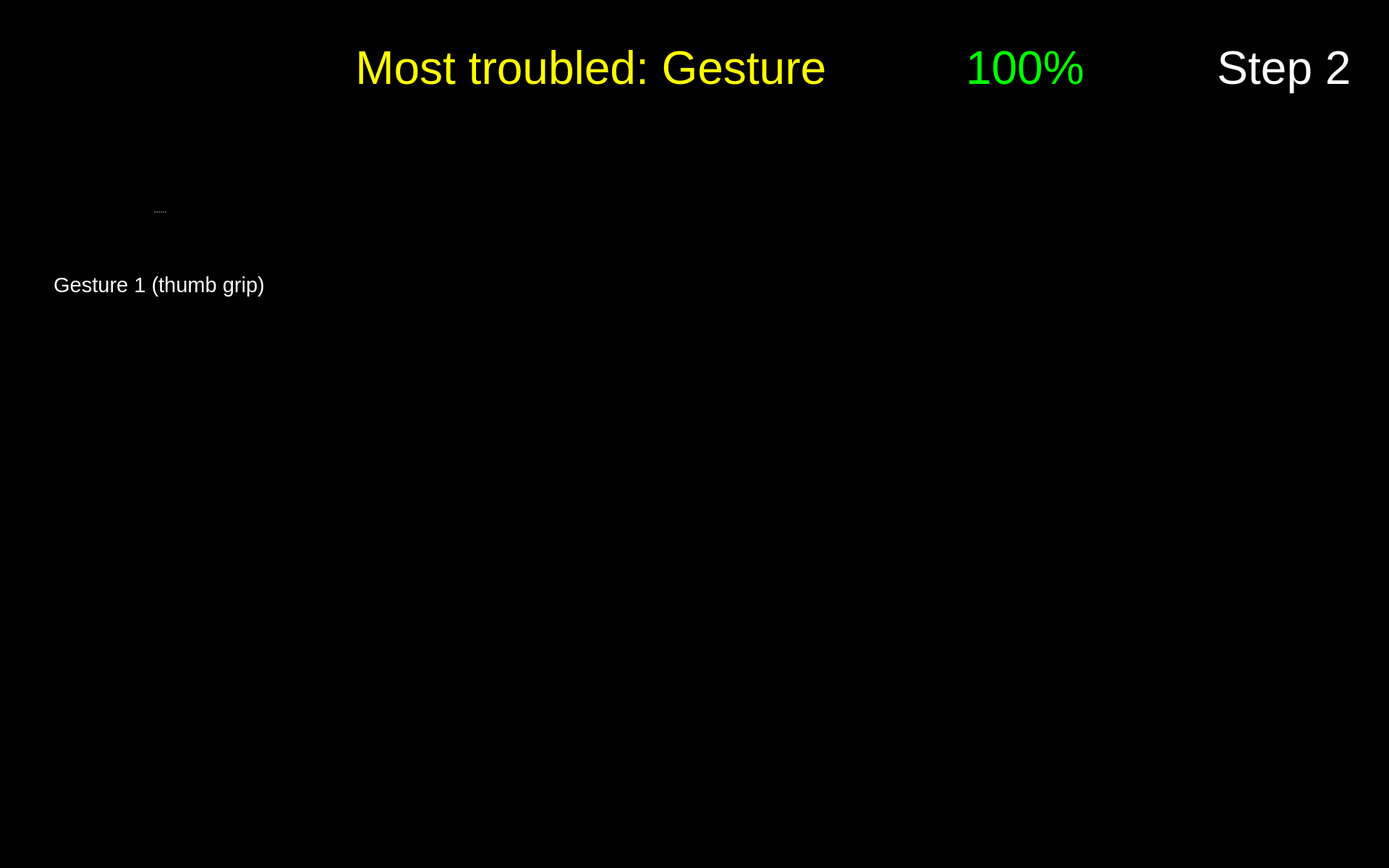
<?xml version="1.0" encoding="UTF-8"?>
<ui version="4.0">
 <class>Form</class>
 <widget class="QWidget" name="Form">
  <property name="geometry">
   <rect>
    <x>0</x>
    <y>0</y>
    <width>1920</width>
    <height>1200</height>
   </rect>
  </property>
  <property name="maximumSize">
   <size>
    <width>1920</width>
    <height>1200</height>
   </size>
  </property>
  <property name="windowTitle">
   <string>Form</string>
  </property>
  <property name="styleSheet">
   <string notr="true">background-color: rgb(0, 0, 0);</string>
  </property>
  <widget class="QPushButton" name="button_nav_left">
   <property name="enabled">
    <bool>true</bool>
   </property>
   <property name="geometry">
    <rect>
     <x>800</x>
     <y>560</y>
     <width>150</width>
     <height>150</height>
    </rect>
   </property>
   <property name="minimumSize">
    <size>
     <width>81</width>
     <height>81</height>
    </size>
   </property>
   <property name="maximumSize">
    <size>
     <width>150</width>
     <height>150</height>
    </size>
   </property>
   <property name="cursor">
    <cursorShape>OpenHandCursor</cursorShape>
   </property>
   <property name="focusPolicy">
    <enum>Qt::WheelFocus</enum>
   </property>
   <property name="contextMenuPolicy">
    <enum>Qt::DefaultContextMenu</enum>
   </property>
   <property name="layoutDirection">
    <enum>Qt::LeftToRight</enum>
   </property>
   <property name="autoFillBackground">
    <bool>false</bool>
   </property>
   <property name="styleSheet">
    <string notr="true"/>
   </property>
   <property name="icon">
    <iconset resource="resources/res.qrc">
     <normaloff>:/buttons/Button Left.svg</normaloff>:/buttons/Button Left.svg</iconset>
   </property>
   <property name="iconSize">
    <size>
     <width>144</width>
     <height>144</height>
    </size>
   </property>
   <property name="autoDefault">
    <bool>false</bool>
   </property>
   <property name="default">
    <bool>false</bool>
   </property>
   <property name="flat">
    <bool>true</bool>
   </property>
  </widget>
  <widget class="QPushButton" name="button_nav_right">
   <property name="enabled">
    <bool>true</bool>
   </property>
   <property name="geometry">
    <rect>
     <x>960</x>
     <y>560</y>
     <width>150</width>
     <height>150</height>
    </rect>
   </property>
   <property name="minimumSize">
    <size>
     <width>81</width>
     <height>81</height>
    </size>
   </property>
   <property name="maximumSize">
    <size>
     <width>150</width>
     <height>150</height>
    </size>
   </property>
   <property name="cursor">
    <cursorShape>OpenHandCursor</cursorShape>
   </property>
   <property name="focusPolicy">
    <enum>Qt::WheelFocus</enum>
   </property>
   <property name="contextMenuPolicy">
    <enum>Qt::DefaultContextMenu</enum>
   </property>
   <property name="layoutDirection">
    <enum>Qt::LeftToRight</enum>
   </property>
   <property name="autoFillBackground">
    <bool>false</bool>
   </property>
   <property name="styleSheet">
    <string notr="true"/>
   </property>
   <property name="icon">
    <iconset resource="resources/res.qrc">
     <normaloff>:/buttons/Button Right.svg</normaloff>:/buttons/Button Right.svg</iconset>
   </property>
   <property name="iconSize">
    <size>
     <width>144</width>
     <height>144</height>
    </size>
   </property>
   <property name="autoDefault">
    <bool>false</bool>
   </property>
   <property name="default">
    <bool>false</bool>
   </property>
   <property name="flat">
    <bool>true</bool>
   </property>
  </widget>
  <widget class="QWidget" name="widget_score" native="true">
   <property name="geometry">
    <rect>
     <x>1180</x>
     <y>20</y>
     <width>450</width>
     <height>150</height>
    </rect>
   </property>
   <widget class="QWidget" name="horizontalLayoutWidget_2">
    <property name="geometry">
     <rect>
      <x>-1</x>
      <y>-1</y>
      <width>451</width>
      <height>152</height>
     </rect>
    </property>
    <layout class="QHBoxLayout" name="horizontalLayout_2">
     <item>
      <widget class="QLabel" name="score_flag">
       <property name="enabled">
        <bool>true</bool>
       </property>
       <property name="sizePolicy">
        <sizepolicy hsizetype="Preferred" vsizetype="Preferred">
         <horstretch>0</horstretch>
         <verstretch>0</verstretch>
        </sizepolicy>
       </property>
       <property name="maximumSize">
        <size>
         <width>150</width>
         <height>150</height>
        </size>
       </property>
       <property name="text">
        <string/>
       </property>
       <property name="pixmap">
        <pixmap resource="resources/res.qrc">:/img/Score Flag.svg</pixmap>
       </property>
      </widget>
     </item>
     <item>
      <widget class="QLabel" name="label_text_score">
       <property name="font">
        <font>
         <pointsize>48</pointsize>
        </font>
       </property>
       <property name="styleSheet">
        <string notr="true">color: rgb(0, 255, 0);</string>
       </property>
       <property name="text">
        <string>&lt;html&gt;&lt;head/&gt;&lt;body&gt;&lt;p&gt;&lt;span style=&quot; color:#00ff00;&quot;&gt;100%&lt;/span&gt;&lt;/p&gt;&lt;/body&gt;&lt;/html&gt;</string>
       </property>
       <property name="alignment">
        <set>Qt::AlignLeading|Qt::AlignLeft|Qt::AlignVCenter</set>
       </property>
       <property name="wordWrap">
        <bool>true</bool>
       </property>
      </widget>
     </item>
    </layout>
   </widget>
  </widget>
  <widget class="QPushButton" name="button_exit">
   <property name="enabled">
    <bool>true</bool>
   </property>
   <property name="geometry">
    <rect>
     <x>1760</x>
     <y>1040</y>
     <width>150</width>
     <height>150</height>
    </rect>
   </property>
   <property name="minimumSize">
    <size>
     <width>81</width>
     <height>81</height>
    </size>
   </property>
   <property name="maximumSize">
    <size>
     <width>150</width>
     <height>150</height>
    </size>
   </property>
   <property name="cursor">
    <cursorShape>OpenHandCursor</cursorShape>
   </property>
   <property name="focusPolicy">
    <enum>Qt::WheelFocus</enum>
   </property>
   <property name="contextMenuPolicy">
    <enum>Qt::DefaultContextMenu</enum>
   </property>
   <property name="icon">
    <iconset resource="resources/res.qrc">
     <normaloff>:/buttons/Button Exit.svg</normaloff>:/buttons/Button Exit.svg</iconset>
   </property>
   <property name="iconSize">
    <size>
     <width>144</width>
     <height>144</height>
    </size>
   </property>
   <property name="autoDefault">
    <bool>false</bool>
   </property>
   <property name="default">
    <bool>false</bool>
   </property>
   <property name="flat">
    <bool>true</bool>
   </property>
  </widget>
  <widget class="QLabel" name="label_plot_1">
   <property name="geometry">
    <rect>
     <x>490</x>
     <y>180</y>
     <width>850</width>
     <height>340</height>
    </rect>
   </property>
   <property name="maximumSize">
    <size>
     <width>1200</width>
     <height>480</height>
    </size>
   </property>
   <property name="font">
    <font>
     <pointsize>48</pointsize>
    </font>
   </property>
   <property name="styleSheet">
    <string notr="true">color: rgb(255, 255, 255);</string>
   </property>
   <property name="text">
    <string/>
   </property>
   <property name="scaledContents">
    <bool>true</bool>
   </property>
  </widget>
  <widget class="QLabel" name="icon_newbie_1">
   <property name="enabled">
    <bool>true</bool>
   </property>
   <property name="geometry">
    <rect>
     <x>490</x>
     <y>380</y>
     <width>100</width>
     <height>100</height>
    </rect>
   </property>
   <property name="sizePolicy">
    <sizepolicy hsizetype="Preferred" vsizetype="Preferred">
     <horstretch>0</horstretch>
     <verstretch>0</verstretch>
    </sizepolicy>
   </property>
   <property name="maximumSize">
    <size>
     <width>100</width>
     <height>100</height>
    </size>
   </property>
   <property name="text">
    <string/>
   </property>
   <property name="pixmap">
    <pixmap resource="resources/res.qrc">:/img/Icon User.png</pixmap>
   </property>
   <property name="scaledContents">
    <bool>true</bool>
   </property>
  </widget>
  <widget class="QLabel" name="image_step">
   <property name="geometry">
    <rect>
     <x>1650</x>
     <y>170</y>
     <width>250</width>
     <height>250</height>
    </rect>
   </property>
   <property name="font">
    <font>
     <pointsize>48</pointsize>
    </font>
   </property>
   <property name="styleSheet">
    <string notr="true">color: rgb(255, 255, 255);</string>
   </property>
   <property name="text">
    <string/>
   </property>
   <property name="pixmap">
    <pixmap resource="resources/res.qrc">:/detected steps/Detected Step2 Button.png</pixmap>
   </property>
   <property name="alignment">
    <set>Qt::AlignCenter</set>
   </property>
   <property name="wordWrap">
    <bool>true</bool>
   </property>
  </widget>
  <widget class="QLabel" name="icon_expert_1">
   <property name="enabled">
    <bool>true</bool>
   </property>
   <property name="geometry">
    <rect>
     <x>490</x>
     <y>220</y>
     <width>100</width>
     <height>100</height>
    </rect>
   </property>
   <property name="sizePolicy">
    <sizepolicy hsizetype="Preferred" vsizetype="Preferred">
     <horstretch>0</horstretch>
     <verstretch>0</verstretch>
    </sizepolicy>
   </property>
   <property name="maximumSize">
    <size>
     <width>100</width>
     <height>100</height>
    </size>
   </property>
   <property name="text">
    <string/>
   </property>
   <property name="pixmap">
    <pixmap resource="resources/res.qrc">:/img/Icon Expert.png</pixmap>
   </property>
   <property name="scaledContents">
    <bool>true</bool>
   </property>
  </widget>
  <widget class="QLabel" name="icon_reaction_1">
   <property name="enabled">
    <bool>true</bool>
   </property>
   <property name="geometry">
    <rect>
     <x>1400</x>
     <y>250</y>
     <width>200</width>
     <height>200</height>
    </rect>
   </property>
   <property name="sizePolicy">
    <sizepolicy hsizetype="Preferred" vsizetype="Preferred">
     <horstretch>0</horstretch>
     <verstretch>0</verstretch>
    </sizepolicy>
   </property>
   <property name="maximumSize">
    <size>
     <width>200</width>
     <height>200</height>
    </size>
   </property>
   <property name="text">
    <string/>
   </property>
   <property name="scaledContents">
    <bool>true</bool>
   </property>
  </widget>
  <widget class="QLabel" name="label_trouble">
   <property name="geometry">
    <rect>
     <x>260</x>
     <y>20</y>
     <width>900</width>
     <height>150</height>
    </rect>
   </property>
   <property name="font">
    <font>
     <family>Arial</family>
     <pointsize>48</pointsize>
     <weight>9</weight>
     <italic>false</italic>
     <bold>false</bold>
    </font>
   </property>
   <property name="styleSheet">
    <string notr="true">font: 75 48pt &quot;Arial&quot;;
color: rgb(255, 255, 0);</string>
   </property>
   <property name="text">
    <string>Most troubled: Gesture </string>
   </property>
   <property name="textFormat">
    <enum>Qt::RichText</enum>
   </property>
   <property name="alignment">
    <set>Qt::AlignRight|Qt::AlignTrailing|Qt::AlignVCenter</set>
   </property>
   <property name="wordWrap">
    <bool>true</bool>
   </property>
  </widget>
  <widget class="QLabel" name="label_text_step">
   <property name="geometry">
    <rect>
     <x>1650</x>
     <y>20</y>
     <width>250</width>
     <height>150</height>
    </rect>
   </property>
   <property name="font">
    <font>
     <family>Arial</family>
     <pointsize>48</pointsize>
     <weight>9</weight>
     <italic>false</italic>
     <bold>false</bold>
    </font>
   </property>
   <property name="styleSheet">
    <string notr="true">font: 75 48pt &quot;Arial&quot;;
color: rgb(255, 255, 255);</string>
   </property>
   <property name="text">
    <string>Step 2</string>
   </property>
   <property name="textFormat">
    <enum>Qt::RichText</enum>
   </property>
   <property name="alignment">
    <set>Qt::AlignCenter</set>
   </property>
   <property name="wordWrap">
    <bool>true</bool>
   </property>
  </widget>
  <widget class="QSplitter" name="splitter_3">
   <property name="geometry">
    <rect>
     <x>60</x>
     <y>210</y>
     <width>320</width>
     <height>282</height>
    </rect>
   </property>
   <property name="orientation">
    <enum>Qt::Vertical</enum>
   </property>
   <widget class="QLabel" name="image_required_2">
    <property name="maximumSize">
     <size>
      <width>320</width>
      <height>240</height>
     </size>
    </property>
    <property name="text">
     <string/>
    </property>
    <property name="pixmap">
     <pixmap resource="resources/res.qrc">:/img/left_step2_gesture1_2.png</pixmap>
    </property>
    <property name="scaledContents">
     <bool>true</bool>
    </property>
   </widget>
   <widget class="QLabel" name="text_required_2">
    <property name="font">
     <font>
      <family>Arial</family>
      <pointsize>22</pointsize>
      <weight>9</weight>
      <italic>false</italic>
      <bold>false</bold>
     </font>
    </property>
    <property name="styleSheet">
     <string notr="true">font: 75 22pt &quot;Arial&quot;;
color: rgb(255, 255, 255);</string>
    </property>
    <property name="text">
     <string>Gesture 1 (thumb grip)</string>
    </property>
    <property name="textFormat">
     <enum>Qt::PlainText</enum>
    </property>
    <property name="alignment">
     <set>Qt::AlignCenter</set>
    </property>
    <property name="wordWrap">
     <bool>true</bool>
    </property>
   </widget>
  </widget>
 </widget>
 <resources>
  <include location="resources/res.qrc"/>
 </resources>
 <connections/>
</ui>
